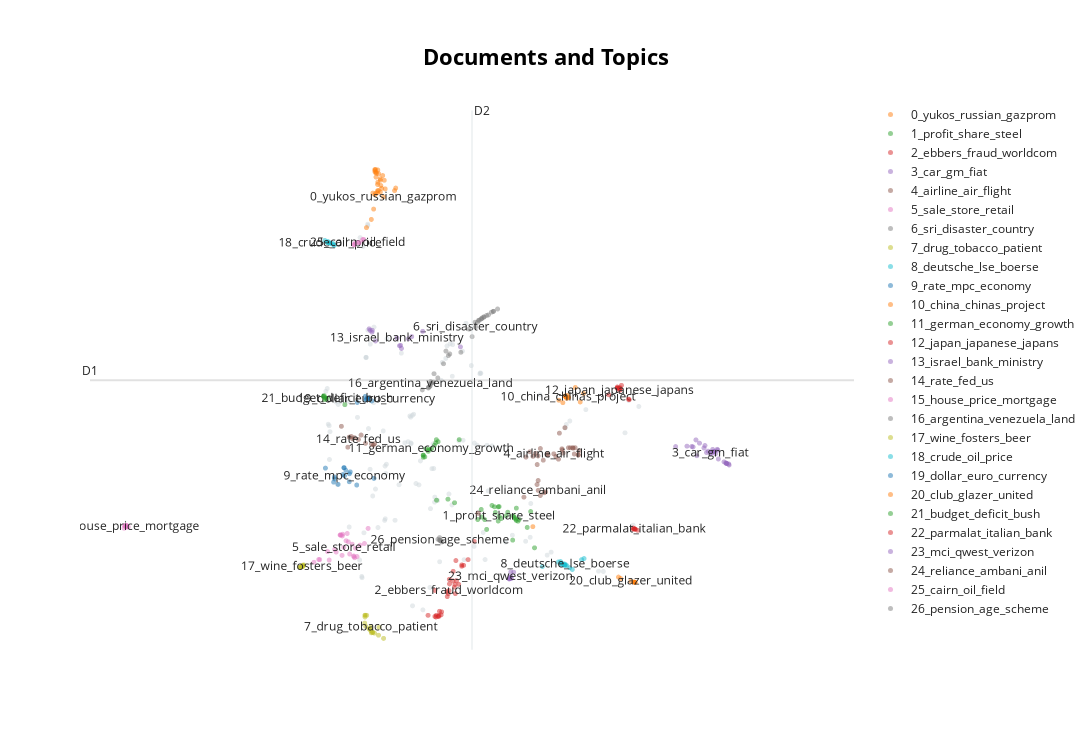

The code cell stored with this chart in its notebook:
### Code cell
# Visualize documents and topics
business_results['topic_documents_map']
